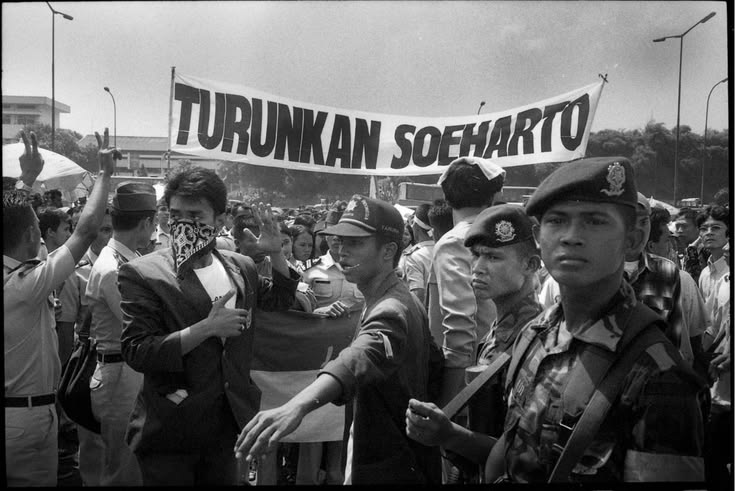
#> input picture shorts/senyum-suharto/assets/raw/protes_turunkan.jpg, 735 x 491 px, given in place of 001.jpg, which was not available
$ python prepare_images.py ../../shorts/senyum-suharto/assets/raw
#> lines starting #> are read from the running program, lines starting #| are printed output that depends on the picture
"""Upscale the 128 source images (1376x768) into public/img for a 1080p render with camera moves.
Usage: python3 tools/prepare_images.py <folder berisi 001.jpg ... 128.jpg>"""
import os, sys
from PIL import Image
src = sys.argv[1]
dst = os.path.join(os.path.dirname(os.path.dirname(os.path.abspath(__file__))), "public", "img")
os.makedirs(dst, exist_ok=True)
for i in range(1, 129):
    im = Image.open(os.path.join(src, f"{i:03d}.jpg")).convert("RGB")
#> im is the input picture: PIL image 735x491 RGB; min 0, max 255, mean 98.9
    im.resize((2112, 1179), Image.LANCZOS).save(os.path.join(dst, f"{i:03d}.jpg"), quality=90)
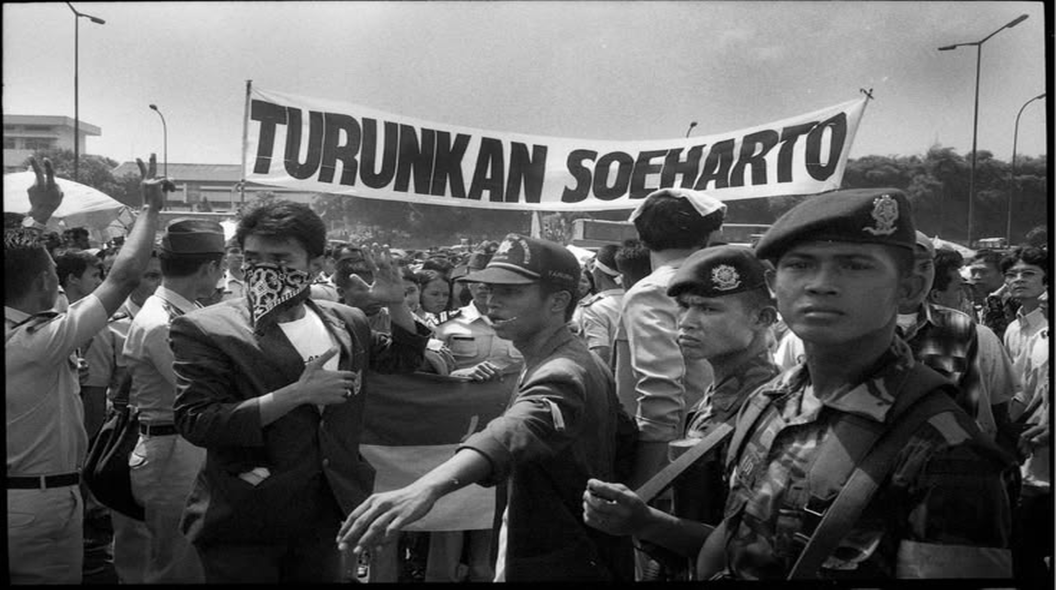
#> saved as 001.jpg: PIL image 2112x1179 RGB (shown at 1/2 size); min 0, max 255, mean 98.9
#> pass 2 of the loop `for i in range(1, 129):`:
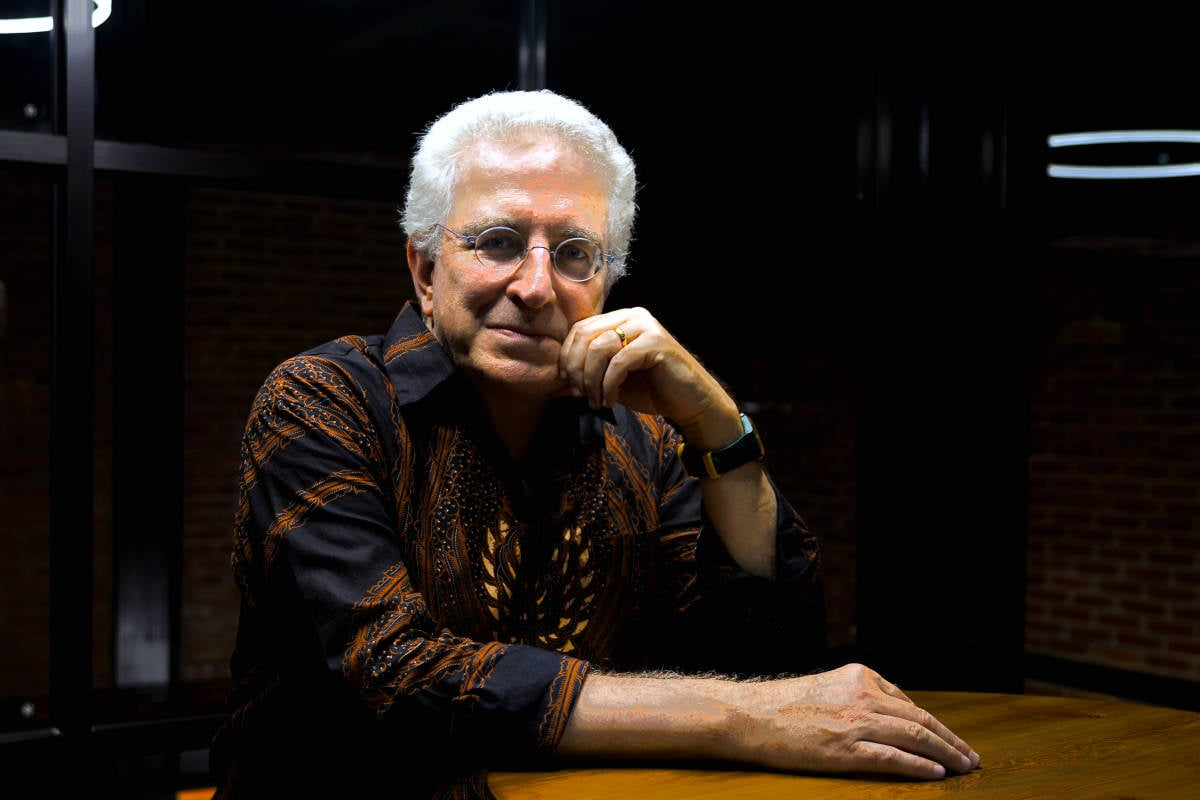
#> input picture shorts/senyum-suharto/assets/raw/roosa_batik.jpg, 1200 x 800 px, given in place of 002.jpg, which was not available
#> im is the input picture: PIL image 1200x800 RGB; mean R, G, B 32, 24.1, 18.6
#> `im.resize((2112, 1179), Image.LANCZOS).save(os.path.join(dst, f"{i:03d..`:
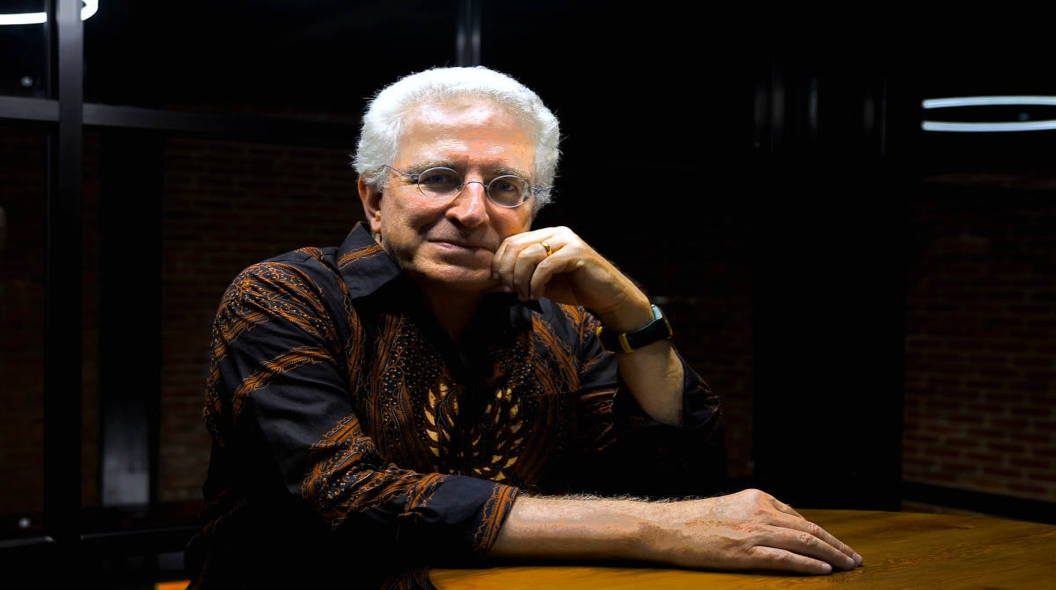
#> saved as 002.jpg: PIL image 2112x1179 RGB (shown at 1/2 size); mean R, G, B 32, 24.1, 18.6
#> (the run stopped early here; a loop or call above may not have finished)
